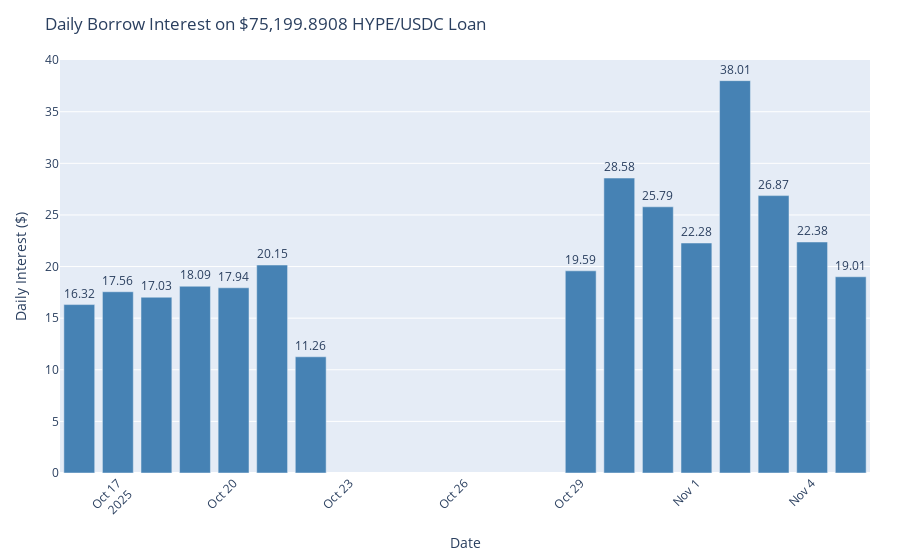

Notebook source saved alongside this figure:
### Code cell
trace = go.Bar(
    x=daily_interest['date'],
    y=daily_interest['daily_interest'],
    text=daily_interest['daily_interest'].round(2),
    textposition='outside',
    name='Daily Interest',
    marker_color='steelblue'
)

layout = go.Layout(
    title=f'Daily Borrow Interest on ${loan_amt:,} HYPE/USDC Loan',
    xaxis=dict(title='Date', tickangle=-45),
    yaxis=dict(title='Daily Interest ($)'),
    margin=dict(l=60, r=30, t=60, b=60)
)

fig = go.Figure(data=[trace], layout=layout)

fig.show()

### Figure 1 — Plotly figure (JSON) as saved in the notebook; plotly's stock layout.template omitted (floating-point values rounded to 4 significant figures)
{"data": [{"marker": {"color": "steelblue"}, "name": "Daily Interest", "text": [16.32, 17.56, 17.03, 18.09, 17.94, 20.15, 11.26, 19.59, 28.58, 25.79, 22.28, 38.01, 26.87, 22.38, 19.01], "textposition": "outside", "type": "bar", "x": ["2025-10-16", "2025-10-17", "2025-10-18", "2025-10-19", "2025-10-20", "2025-10-21", "2025-10-22", "2025-10-29", "2025-10-30", "2025-10-31", "2025-11-01", "2025-11-02", "2025-11-03", "2025-11-04", "2025-11-05"], "y": [16.32, 17.56, 17.03, 18.09, 17.94, 20.15, 11.26, 19.59, 28.58, 25.79, 22.28, 38.01, 26.87, 22.38, 19.01]}], "layout": {"margin": {"b": 60, "l": 60, "r": 30, "t": 60}, "title": {"text": "Daily Borrow Interest on $75,199.8908 HYPE/USDC Loan"}, "xaxis": {"tickangle": -45, "title": {"text": "Date"}}, "yaxis": {"title": {"text": "Daily Interest ($)"}}}}
